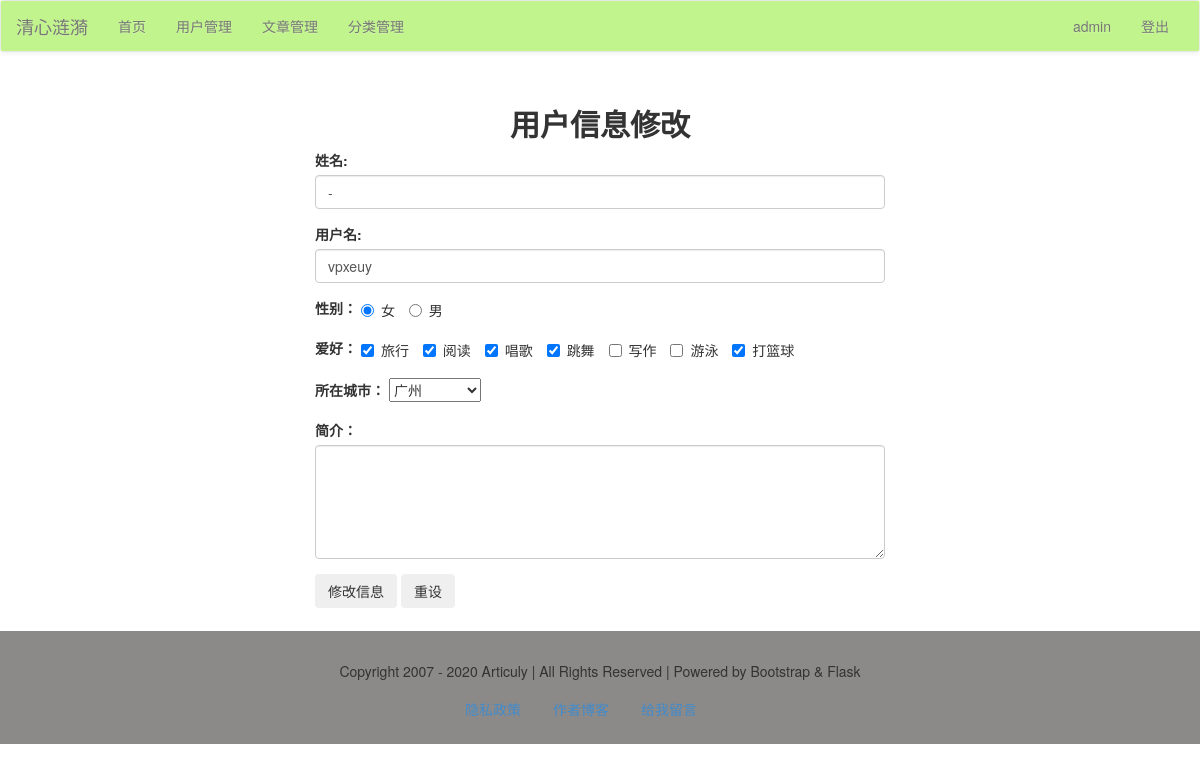
Before: /admin/user/edit/2 (signed in) with the older database file.
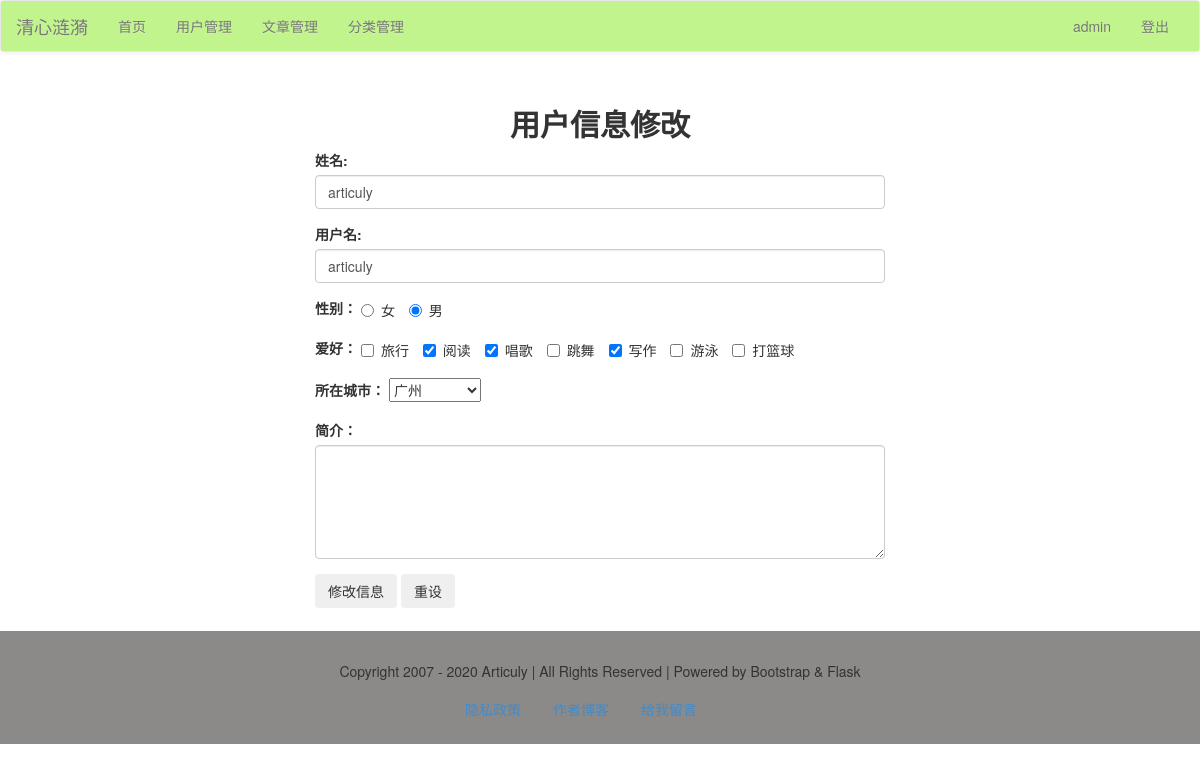
After: the same page with the newer database file.
### models.py (models this page shows, shortened)
class User(db.Model):
    id = db.Column(db.Integer, primary_key=True)
    username = db.Column(db.String)
    password = db.Column(db.String)
    realname = db.Column(db.String)
    sex = db.Column(db.Integer)
    city = db.Column(db.String)
    hobby = db.Column(db.String)
    intro = db.Column(db.String)

### admin/users.py (the view, shortened to what this page needs)
@admin_app.route("/user/edit/<int:user_id>", methods=['get', 'post'])
def editUser(user_id):
    user = User.query.get(user_id)
    return render_template("admin/user/user_edit.html", user=user)

### admin/admin_app.py (called while the page is built)
@admin_app.before_request
@login_required
def is_admin():
    print(session['user'])
    if session['user'] != 'admin':
        print('user is someone else.')
        return redirect(url_for('login'))

### app.py (called while the page is built)
@app.context_processor
def account():
    username = session.get('user')
    return {'username': username}

@app.context_processor
def getCateList():
    cates = Category.query.all()
    return {'cates': cates}

### libs.py (called while the page is built)
def login_required(func):
    @wraps(func)
    def decorator_nest(*args, **kwargs):
        if not 'user' in session:
            return redirect(url_for('login'))
        else:
            print(func)
            return func(*args, **kwargs)
    return decorator_nest

### templates/admin/user/user_edit.html (shortened to what this page needs)
{% extends "admin/admin_base.html" %}
{% block content %}
    <div class="container-fluid">
        <div class="row">
            <div class="main col-lg-6 col-lg-offset-3 col-md-8 col-md-offset-2 col-sm-10 col-sm-offset-1 col-xs-12">
                <h2 class="text-center"><b>用户信息修改</b></h2>
                <div class="body">
                    <form action="" method="post">
                        <div class="form-group">
                            <label for="name">姓名:</label>
                            <input class="form-control" type="text" name="name" id="name" value="{{ user.realname }}"/>
                        </div>
                        <div class="form-group">
                            <label for="username">用户名:</label>
                            <input class="form-control" type="text" name="username" id="username"
                                   value="{{ user.username }}"/>
                        </div>
                        <div class="form-group">
                            <label for="sex">性别：</label>
                            <label class="radio-inline">
                                <input type="radio" name="sex" id="sex1" value="0"
                                        {% if user.sex==0 %} checked {% endif %}
                                />女
                            </label>
                            <label class="radio-inline">
                                <input type="radio" name="sex" id="sex2" value="1"
                                        {% if user.sex==1 %} checked {% endif %}
                                />男
                            </label>
                        </div>
                        <div class="form-group">
                            <label for="hobby">爱好：</label>
                            <label class="checkbox-inline">
                                <input type="checkbox" name="hobby" id="hobby1"
                                        {% if user.hobby.find("travel")!=-1 %} checked {% endif %}
                                       value="travel"/>旅行
                            </label>
                            <label class="checkbox-inline">
                                <input type="checkbox" name="hobby" id="hobby2"
                                        {% if user.hobby.find("reading")!=-1 %} checked {% endif %}
                                       value="reading"/>阅读
                            </label>
                            <label class="checkbox-inline">
                                <input type="checkbox" name="hobby" id="hobby3"
                                        {% if user.hobby.find("singing")!=-1 %} checked {% endif %}
                                       value="singing"/>唱歌
                            </label>
                            <label class="checkbox-inline">
                                <input type="checkbox" name="hobby" id="hobby4"
                                        {% if user.hobby.find("dancing")!=-1 %} checked {% endif %}
                                       value="dancing"/>跳舞
                            </label>
                            <label class="checkbox-inline">
                                <input type="checkbox" name="hobby" id="hobby5"
                                        {% if user.hobby.find("writing")!=-1 %} checked {% endif %}
                                       value="writing"/>写作
                            </label>
                            <label class="checkbox-inline">
                                <input type="checkbox" name="hobby" id="hobby6"
                                       value="swimming"/>游泳
                            </label>
                            <label class="checkbox-inline">
                                <input type="checkbox" name="hobby" id="hobby7"
                                        {% if user.hobby.find("playing basketball")!=-1 %} checked {% endif %}
                                       value="playing basketball"/>打篮球
                            </label>
                        </div>
                        <div class="form-group">
                            <label for="city">所在城市：</label>
                            <select name="city">
                                <option value="020"
                                        {% if user.city=="020" %} selected {% endif %}
                                >广州
                                </option>
                            </select>
                        </div>
                        <div class="form-group">
                            <label for="intro">简介：</label>
                            <textarea name="intro" rows="5" cols="10" class="form-control">
								{{ user.intro }}
							</textarea>
                        </div>
                        <div class="form-group">
                            <input class="btn" type="submit" name="submit" id="btn1" value="修改信息"/>
                            <input class="btn" type="reset" name="reset" id="btn2" value="重设"/>
                        </div>
                    </form>
                </div>
            </div>
        </div>
    </div>
{% endblock %}

### templates/admin/admin_base.html (shortened to what this page needs)
<!DOCTYPE html>
<html>
{% block head %}
    <head>
        <link rel="stylesheet" type="text/css" href="{{ url_for("static", filename="css/bootstrap.css") }}"/>
        <link rel="stylesheet" type="text/css" href="{{ url_for("static", filename="css/bootstrap-theme.css") }}"/>
    </head>
{% endblock %}
<body>
{% block nav %}
    <nav class="navbar navbar-default">
        <div class="container-fluid" style="background-color: #C1F48C;">
            <div class="navbar-header">
                <a class="navbar-brand" href="#">清心涟漪</a>
            </div>
            <div class="collapse navbar-collapse" id="bs-example-navbar-collapse-1">
                <ul class="nav navbar-nav">
                    <li><a href="/">首页</a></li>
                    <li><a href="{{ url_for("admin_app.userList") }}">用户管理</a></li>
                    <li><a href="{{ url_for("admin_app.article_list") }}">文章管理</a></li>
                    <li><a href="{{ url_for("admin_app.cateList") }}">分类管理</a></li>
                </ul>
                <ul class="nav navbar-nav navbar-right">
                    <li><a href="#">{{ username }}</a></li>
                    <li><a href="{{ url_for("logout") }}">登出</a></li>
                </ul>
            </div>
        </div>
    </nav>
{% endblock %}
{% block content %}{% endblock %}
{% block footer %}
    <footer>
        <div class="container-fluid">
            <div class="row">
                <div class="col-md-12">
                    Copyright 2007 - 2020 Articuly | All Rights Reserved | Powered by Bootstrap & Flask
                </div>
            </div>
        </div>
        <nav>
            <ul class="nav nav-pills">
                <li><a href="" data-toggle="modal" data-target="#myModal">隐私政策</a></li>
                <li><a href="https://articuly.com" target="_blank">作者博客</a></li>
                <li><a href="">给我留言</a></li>
            </ul>
        </nav>
    </footer>
{% endblock %}
</body>
</html>

### templates/admin/admin_base.html (style rules this page uses)
footer { padding: 15px; background: #8c8989; text-align: center; }
footer nav { margin: auto; width: 300px; }
.row { margin-top: 15px; margin-bottom: 8px; }

Changed rows visible on the page:
changed User "广州": name "-" → "articuly"; username "vpxeuy" → "articuly"; sex "☑ 女" → "☐ 女"; sex "☐ 男" → "☑ 男"; hobby "☑" → "☐"; hobby "☐" → "☑"
